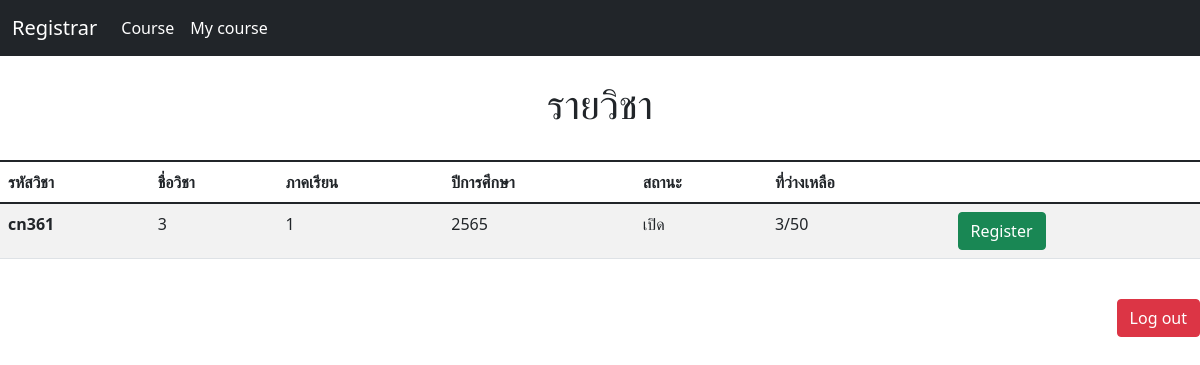
/quota/ (signed in), run on an earlier commit of the app's database.
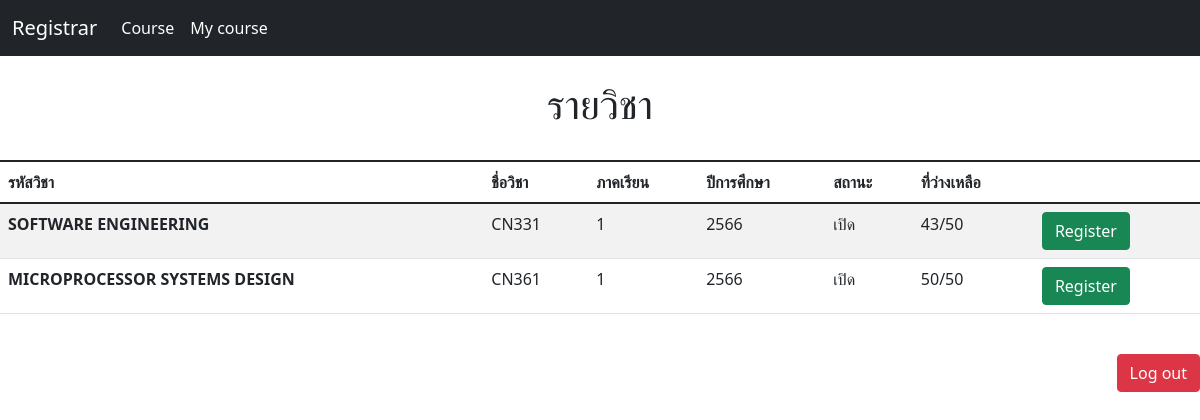
And on a later commit of the database.
### Register/models.py (models this page shows, shortened)
class Subject(models.Model):
    course = models.CharField(max_length=128)
    id_course = models.CharField(max_length=128)
    Semester = models.CharField(max_length=64)
    Year = models.IntegerField()
    quota = models.IntegerField(default=50)
    max_quota = models.PositiveIntegerField(default=50)
    is_open = models.BooleanField(default=True)
    students = models.ManyToManyField(Student, blank=True, related_name="Subject")

### Register/views.py (the view)
# urls.py: path('quota/', views.quota, name='quota'),
def quota(request):
    user = request.user
    student = get_object_or_404(Student, user=user)
    all_course = Subject.objects.all()
    return render(request, 'Register/quota.html',{
        "all_course": Subject.objects.exclude(students = student),
        'message': "กดลงวิชาไม่ได้เนื่องจากเต็ม",
        })

### Register/Templates/Register/quota.html (shortened to what this page needs)
{% extends "Register/base.html" %}
{% block body %}
<br>
    <div class="center">
        <h1>รายวิชา</h1>
    </div>
<br>
<table class="table table-striped table-hover" method="post">
    <thead>
        <tr>
            <th scope="col">รหัสวิชา</th>
            <th scope="col">ชื่อวิชา</th>
            <th scope="col">ภาคเรียน</th>
            <th scope="col">ปีการศึกษา</th>
            <th scope="col">สถานะ</th>
            <th scope="col">ที่ว่างเหลือ</th>
            <th scope="col"></th>
        </tr>
    </thead>
    <tbody>
    {% for course in all_course %}
        <tr>
            <th scope="row">{{course.course}}</th>
            <td>{{course.id_course}}</td>
            <td>{{course.Semester}}</td>
            <td>{{course.Year}}</td>
            {% if course.is_open %}
                <td>เปิด</td>
                <td>{{course.quota}}/{{course.max_quota}}</td>
                <form method="post" action="{% url 'add_student' course.id %}">
                    <td>
                        <button type="submit" class="btn btn-success">Register</button>
                    </td>
                </form>
            {% else %}
                <td>ปิด</td>
                <td>{{course.max_quota}}</td>
                <td>ไม่สามารถลงทะเบียนได้</td>
            {% endif %}
        </tr>
    {% endfor %}
    </tbody>
</table>
{% endblock %}

### Register/Templates/Register/base.html (shortened to what this page needs)
<!DOCTYPE html>
<html lang="en">
<head>
    <link href="https://cdn.jsdelivr.net/npm/bootstrap@5.1.3/dist/css/bootstrap.min.css" rel="stylesheet">
</head>
<body>
    <nav class="navbar navbar-expand-lg navbar-dark bg-dark">
        <div class="container-fluid">
          <a class="navbar-brand" href="/registrar">Registrar</a>
          <div class="collapse navbar-collapse" id="navbarSupportedContent">
            <div class="navbar-nav me-auto">
                <a class="nav-link active" href="/quota">Course</a>
                <a class="nav-link active" href="/listquota">My course</a>
            </div>
          </div>
        </div>
      </nav>
    {% block body %}
    {% endblock %}
<br>
  <footer>
    <div class="d-grid gap-2 d-md-flex justify-content-md-end">
      <a class="btn btn-danger ml-md-10" href="{% url 'logout' %}" role="button">Log out</a>
    </div>
  </footer>
</body>
</html>

### Register/Templates/Register/base.html (style rules this page uses)
.center { text-align: center; }
body { background-image: url("https://w0.peakpx.com/wallpaper/339/896/HD-wallpaper-library-concepts-stack-of-books-education-background-books-background-with-books-books-on-the-table.jpg"); background-size: cover; background-position: center; background-repeat: no-repeat; background-attachment: fixed; }

What changed in the data, as far as the page shows it:
now on this page (row edited): Subject: course "SOFTWARE ENGINEERING", id_course "CN331", Semester "1", Year "2566", quota "43", max_quota "50"
changed Subject: course "cn361" → "MICROPROCESSOR SYSTEMS DESIGN"; id_course "3" → "CN361"; Year "2565" → "2566"; quota "3" → "50"
